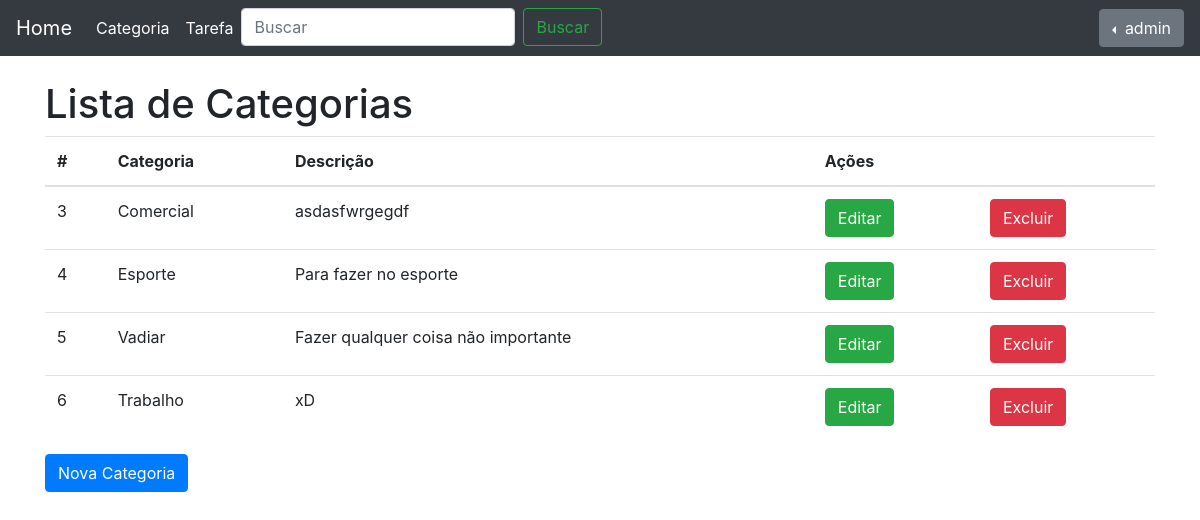
Before: /tarefas/categoria/ (signed in) with the older database file.
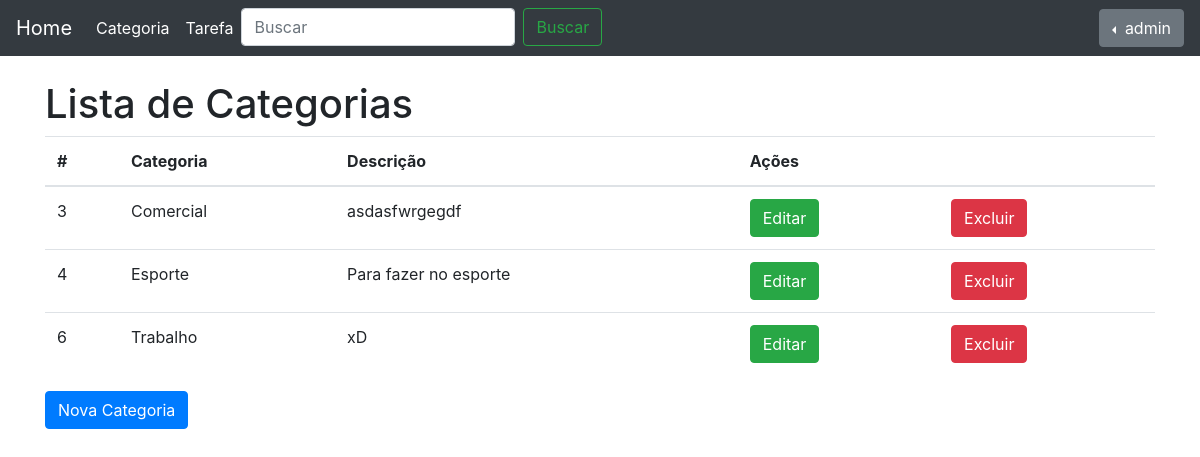
After: the same page with the newer database file.
### tarefas/models.py (models this page shows, shortened)
class Categoria(models.Model):
    nome = models.CharField(max_length=100, verbose_name='Nome')
    descricrao = models.TextField(verbose_name='Descrição')
    user = models.ForeignKey(User, on_delete=models.PROTECT)

### tarefas/views.py (the view)
@login_required
def lista_categoria(request):
    categorias = Categoria.objects.filter(user = request.user)
    return render(request, 'tarefas/lista_categoria.html', {'categorias': categorias})

### tarefas/templates/tarefas/lista_categoria.html (shortened to what this page needs)
{% extends "base.html" %}
{% block body %}
    <h1>Lista de Categorias</h1>
    {% if categorias %}
    <table class="table">
        <thead>
            <tr>
                <th>#</th>
                <th>Categoria</th>
                <th>Descrição</th>
                <th colspan="2">Ações</th>
            </tr>
        </thead>
        <tbody>
            {% for c in categorias %}
                <tr>
                    <td>{{c.id}}</td>
                    <td>{{c.nome}}</td>
                    <td>{{c.descricrao}}</td>
                    <td><a href="{% url 'tarefas:update-categoria' c.id %}" class="btn btn-success">Editar</a></td>
                    <td><a href="{% url 'tarefas:delete-categoria' c.id %}" class="btn btn-danger">Excluir</a></td>
                </tr>
            {% endfor %}
        </tbody>
    </table>
    {% else %}
        <div class="alert alert-info">
            <p>Não há categorias cadastradas!</p>
        </div>
    {% endif %}
    <a href="{% url 'tarefas:nova-categoria' %}" class="btn btn-primary" role="button">Nova Categoria</a>
{% endblock body %}

Changed rows visible on the page:
removed Categoria: id "5", nome "Vadiar", descricrao "Fazer qualquer coisa não importante"
